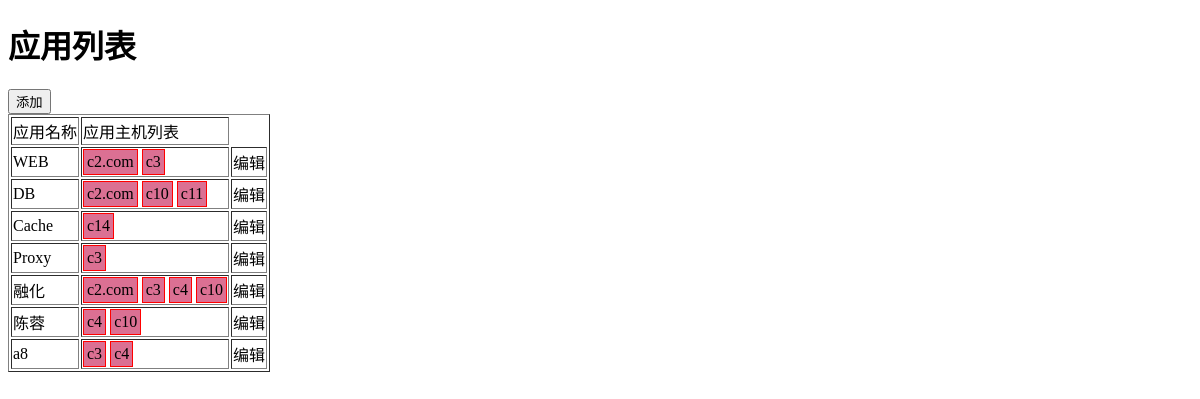
Page /app on the committed database.
### app01/models.py (models this page shows)
class Application(models.Model):
    name = models.CharField(max_length=32)
    r = models.ManyToManyField("Host")

class Host(models.Model):
    nid = models.AutoField(primary_key=True)
    hostname = models.CharField(max_length=32,db_index=True)
    ip = models.GenericIPAddressField(protocol="ipv4",db_index=True)
    port = models.IntegerField()
    b = models.ForeignKey(to="Business", to_field='id')

### app01/views.py (the view, shortened to what this page needs)
# urls.py: url(r'^app$', views.app),
def app(request):
    if request.method == "GET":
        app_list = models.Application.objects.all()
        host_list = models.Host.objects.all()
        return render(request,'app.html',{"app_list": app_list,'host_list': host_list})

### templates/app.html (shortened to what this page needs)
<!DOCTYPE html>
<html lang="en">
<head>
</head>
<body>
    <h1>应用列表</h1>
     <div>
        <input id="add_app" type="button" value="添加" />
    </div>
    <table border="1">
        <thead>
            <tr>
                <td>应用名称</td>
                <td>应用主机列表</td>
            </tr>
        </thead>
        <tbody>
            {% for app in app_list %}
                <tr aid="{{ app.id }}">
                    <td>{{ app.name }}</td>
                    <td>
                        {% for host in app.r.all %}
                            <span class="host-tag" hid="{{ host.nid }}"> {{ host.hostname }} </span>
                        {% endfor %}
                    </td>
                    <td>
                        <a class="edit">编辑</a>
                    </td>
                </tr>
            {% endfor %}
        </tbody>
    </table>
</body>
</html>

### templates/app.html (style rules this page uses)
.host-tag { display: inline-block; padding: 3px; border: 1px solid red; background-color: palevioletred; }

### rows in the picture
Application: name "WEB"
Host: hostname "c2.com"
Host: hostname "c3"
Application: name "DB"
Host: hostname "c10"
Host: hostname "c11"
Application: name "Cache"
Host: hostname "c14"
Application: name "Proxy"
Application: name "融化"
Host: hostname "c4"
Application: name "陈蓉"
Application: name "a8"
